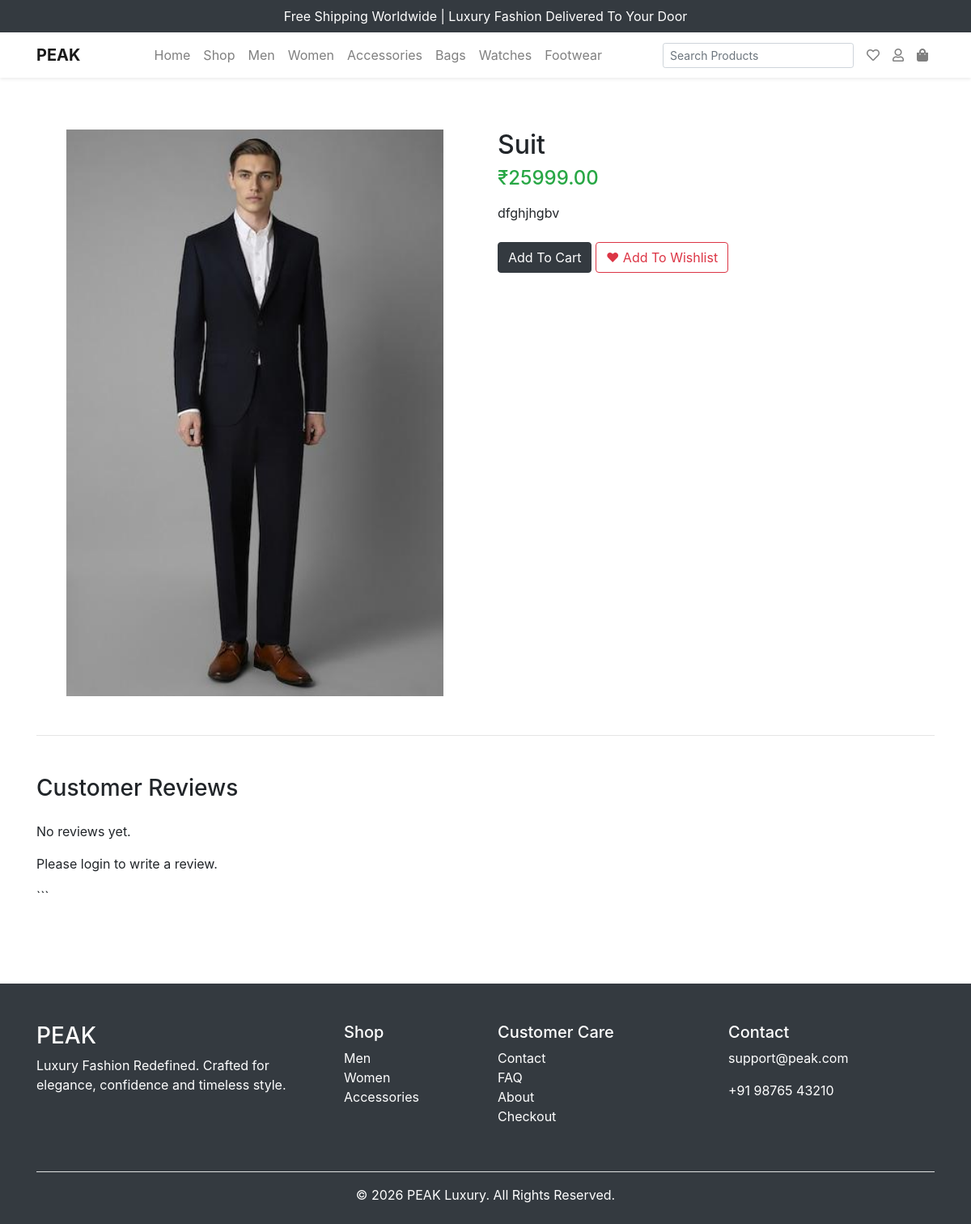
/product/1/, run on the app's committed database.
### store/models.py (models this page shows, shortened)
class Product(models.Model):
    category = models.ForeignKey(
        Category,
        on_delete=models.CASCADE,
        related_name='products'
    )
    name = models.CharField(max_length=200)
    slug = models.SlugField(unique=True)
    image = models.ImageField(
        upload_to='products/'
    )
    description = models.TextField()
    price = models.DecimalField(
        max_digits=10,
        decimal_places=2
    )
    old_price = models.DecimalField(
        max_digits=10,
        decimal_places=2,
        blank=True,
        null=True
    )
    stock = models.PositiveIntegerField(default=10)
    featured = models.BooleanField(default=False)
    new_arrival = models.BooleanField(default=False)
    available = models.BooleanField(default=True)
    created = models.DateTimeField(auto_now_add=True)
    updated = models.DateTimeField(auto_now=True)
    class Meta:
        ordering = ['-created']

### store/views.py (the view)
def product_detail(request, id):
    product = get_object_or_404(
        Product,
        id=id
    )
    reviews = product.reviews.all()
    if request.method == "POST":
        if request.user.is_authenticated:
            form = ReviewForm(request.POST)
            if form.is_valid():
                review = form.save(commit=False)
                review.product = product
                review.user = request.user
                review.save()
                return redirect(
                    'product_detail',
                    id=product.id
                )
    else:
        form = ReviewForm()
    context = {
        'product': product,
        'reviews': reviews,
        'form': form,
    }
    return render(
    request,
    'product_detail.html',
    context
)

### store/forms.py
class ReviewForm(forms.ModelForm):
    class Meta:
        model = Review
        fields = ['rating', 'comment']

### templates/product_detail.html
{% extends 'base.html' %}
{% block content %}
<div class="container py-5">
<div class="row">
    <div class="col-md-6">
        <img src="{{ product.image.url }}"
            class="img-fluid rounded w-100"
            style="max-height:700px; object-fit:contain;"
            alt="{{ product.name }}">
    </div>
    <div class="col-md-6">
        <h2>{{ product.name }}</h2>
        <h4 class="text-success mb-3">
            ₹{{ product.price }}
        </h4>
        <p>
            {{ product.description }}
        </p>
        <div class="mt-4">
            <a href="{% url 'add_to_cart' product.id %}"
               class="btn btn-dark me-2">
                Add To Cart
            </a>
            <a href="{% url 'add_to_wishlist' product.id %}"
               class="btn btn-outline-danger">
                ❤ Add To Wishlist
            </a>
        </div>
    </div>
</div>
<hr class="my-5">
<h3 class="mb-4">
    Customer Reviews
</h3>
{% for review in reviews %}
<div class="card mb-3">
    <div class="card-body">
        <h6>
            {{ review.user.username }}
        </h6>
        <p class="text-warning">
            {% for i in "12345" %}
                {% if forloop.counter <= review.rating %}
                    ⭐
                {% endif %}
            {% endfor %}
        </p>
        <p>
            {{ review.comment }}
        </p>
        <small class="text-muted">
            {{ review.created_at }}
        </small>
    </div>
</div>
{% empty %}
<p>No reviews yet.</p>
{% endfor %}
{% if user.is_authenticated %}
<hr>
<h4>
    Write a Review
</h4>
<form method="POST">
    {% csrf_token %}
    {{ form.as_p }}
    <button type="submit"
            class="btn btn-dark">
        Submit Review
    </button>
</form>
{% else %}
<p class="mt-3">
    Please login to write a review.
</p>
{% endif %}
```
</div>
{% endblock %}

### data on the page
Product: image (picture), name "Suit", price "25999.00", description "dfghjhgbv"
